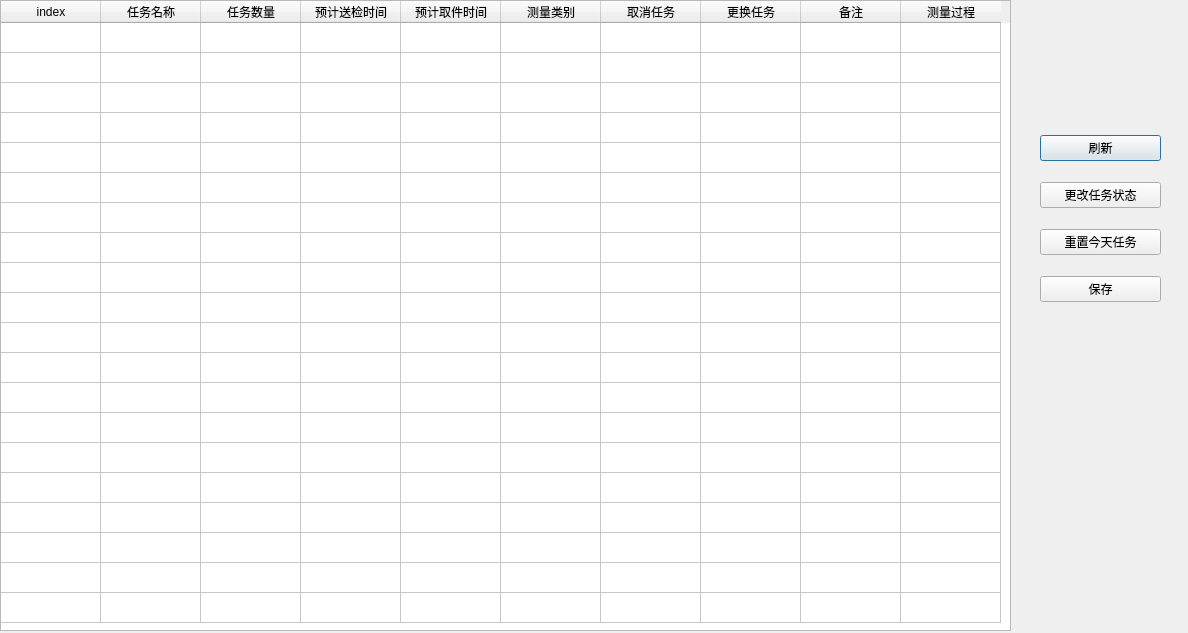
<?xml version="1.0" encoding="UTF-8"?>
<ui version="4.0">
 <class>Dialog_task</class>
 <widget class="QDialog" name="Dialog_task">
  <property name="geometry">
   <rect>
    <x>0</x>
    <y>0</y>
    <width>1188</width>
    <height>633</height>
   </rect>
  </property>
  <property name="windowTitle">
   <string>Dialog</string>
  </property>
  <property name="windowIcon">
   <iconset>
    <normaloff>source/todaytaskwindow.ico</normaloff>source/todaytaskwindow.ico</iconset>
  </property>
  <property name="statusTip">
   <string/>
  </property>
  <property name="layoutDirection">
   <enum>Qt::LeftToRight</enum>
  </property>
  <widget class="QTableWidget" name="tasktable">
   <property name="enabled">
    <bool>true</bool>
   </property>
   <property name="geometry">
    <rect>
     <x>0</x>
     <y>0</y>
     <width>1011</width>
     <height>631</height>
    </rect>
   </property>
   <property name="sizePolicy">
    <sizepolicy hsizetype="Expanding" vsizetype="Expanding">
     <horstretch>0</horstretch>
     <verstretch>0</verstretch>
    </sizepolicy>
   </property>
   <property name="autoScroll">
    <bool>true</bool>
   </property>
   <property name="gridStyle">
    <enum>Qt::SolidLine</enum>
   </property>
   <property name="rowCount">
    <number>20</number>
   </property>
   <property name="columnCount">
    <number>10</number>
   </property>
   <attribute name="horizontalHeaderHighlightSections">
    <bool>true</bool>
   </attribute>
   <attribute name="horizontalHeaderShowSortIndicator" stdset="0">
    <bool>false</bool>
   </attribute>
   <attribute name="verticalHeaderVisible">
    <bool>false</bool>
   </attribute>
   <attribute name="verticalHeaderCascadingSectionResizes">
    <bool>false</bool>
   </attribute>
   <attribute name="verticalHeaderHighlightSections">
    <bool>false</bool>
   </attribute>
   <attribute name="verticalHeaderShowSortIndicator" stdset="0">
    <bool>false</bool>
   </attribute>
   <attribute name="verticalHeaderStretchLastSection">
    <bool>false</bool>
   </attribute>
   <row/>
   <row/>
   <row/>
   <row/>
   <row/>
   <row/>
   <row/>
   <row/>
   <row/>
   <row/>
   <row/>
   <row/>
   <row/>
   <row/>
   <row/>
   <row/>
   <row/>
   <row/>
   <row/>
   <row/>
   <column>
    <property name="text">
     <string>index</string>
    </property>
   </column>
   <column>
    <property name="text">
     <string>任务名称</string>
    </property>
    <property name="font">
     <font>
      <family>方正兰亭黑_GBK</family>
      <strikeout>false</strikeout>
     </font>
    </property>
    <property name="textAlignment">
     <set>AlignHCenter|AlignVCenter|AlignCenter</set>
    </property>
   </column>
   <column>
    <property name="text">
     <string>任务数量</string>
    </property>
    <property name="textAlignment">
     <set>AlignHCenter|AlignVCenter|AlignCenter</set>
    </property>
   </column>
   <column>
    <property name="text">
     <string>预计送检时间</string>
    </property>
    <property name="textAlignment">
     <set>AlignHCenter|AlignVCenter|AlignCenter</set>
    </property>
   </column>
   <column>
    <property name="text">
     <string>预计取件时间</string>
    </property>
    <property name="textAlignment">
     <set>AlignHCenter|AlignVCenter|AlignCenter</set>
    </property>
   </column>
   <column>
    <property name="text">
     <string>测量类别</string>
    </property>
    <property name="textAlignment">
     <set>AlignHCenter|AlignVCenter|AlignCenter</set>
    </property>
   </column>
   <column>
    <property name="text">
     <string>取消任务</string>
    </property>
    <property name="textAlignment">
     <set>AlignHCenter|AlignVCenter|AlignCenter</set>
    </property>
   </column>
   <column>
    <property name="text">
     <string>更换任务</string>
    </property>
    <property name="textAlignment">
     <set>AlignHCenter|AlignVCenter|AlignCenter</set>
    </property>
   </column>
   <column>
    <property name="text">
     <string>备注</string>
    </property>
    <property name="textAlignment">
     <set>AlignHCenter|AlignVCenter|AlignCenter</set>
    </property>
   </column>
   <column>
    <property name="text">
     <string>测量过程</string>
    </property>
    <property name="textAlignment">
     <set>AlignHCenter|AlignVCenter|AlignCenter</set>
    </property>
   </column>
   <item row="0" column="1">
    <property name="text">
     <string/>
    </property>
    <property name="font">
     <font>
      <family>方正兰亭黑_GBK</family>
      <weight>50</weight>
      <bold>false</bold>
     </font>
    </property>
   </item>
  </widget>
  <widget class="QWidget" name="layoutWidget">
   <property name="geometry">
    <rect>
     <x>1040</x>
     <y>120</y>
     <width>121</width>
     <height>201</height>
    </rect>
   </property>
   <layout class="QVBoxLayout" name="verticalLayout">
    <item>
     <widget class="QPushButton" name="refresh">
      <property name="text">
       <string>刷新</string>
      </property>
     </widget>
    </item>
    <item>
     <widget class="QPushButton" name="change">
      <property name="text">
       <string>更改任务状态</string>
      </property>
     </widget>
    </item>
    <item>
     <widget class="QPushButton" name="resettask">
      <property name="text">
       <string>重置今天任务</string>
      </property>
     </widget>
    </item>
    <item>
     <widget class="QPushButton" name="savechanged">
      <property name="text">
       <string>保存</string>
      </property>
     </widget>
    </item>
   </layout>
  </widget>
 </widget>
 <resources/>
 <connections/>
</ui>
